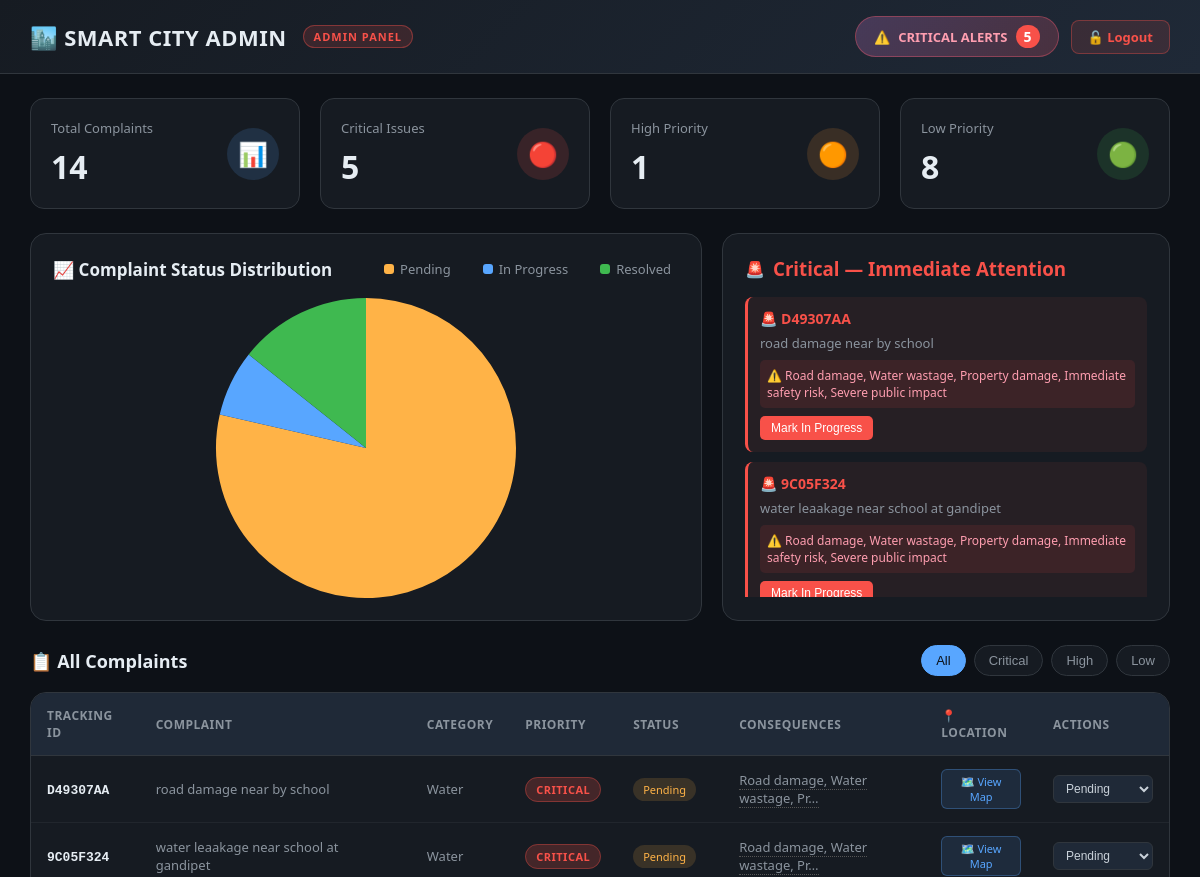
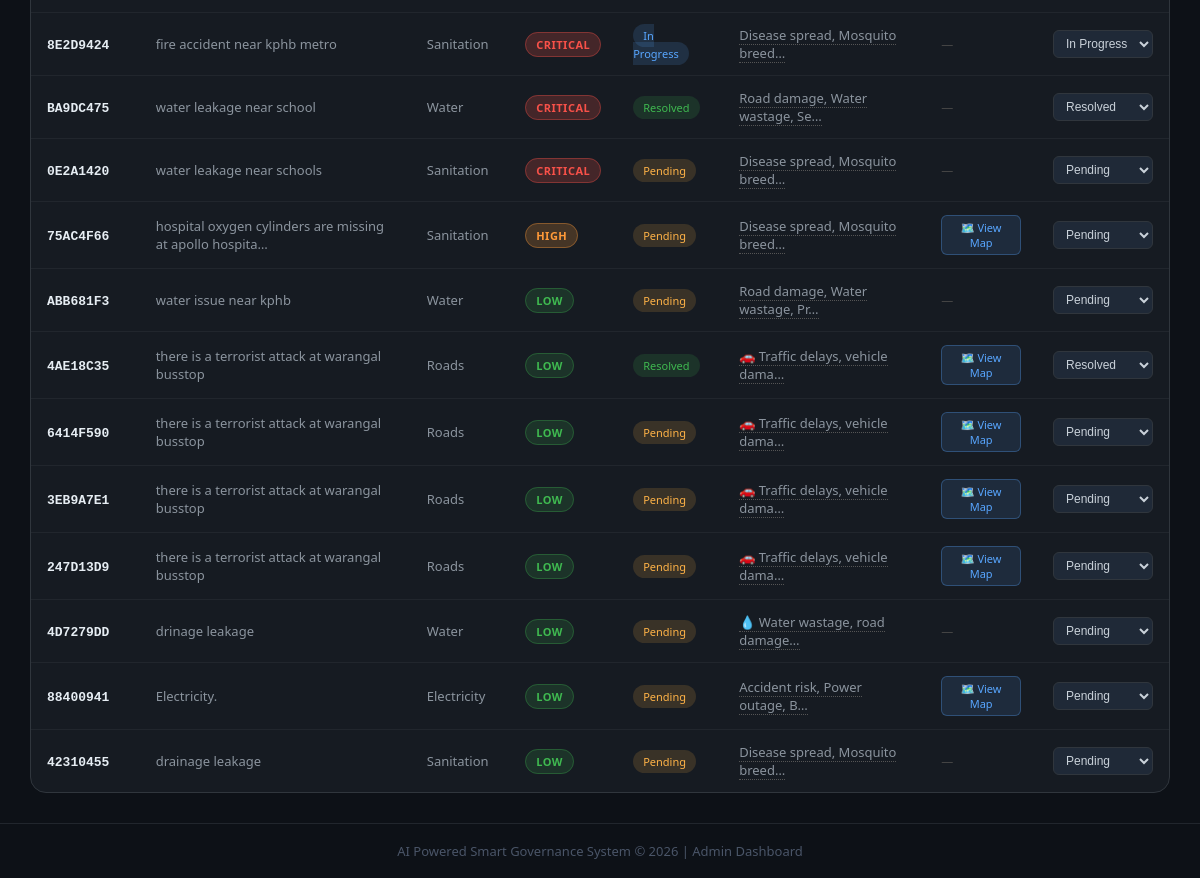
/admin (signed in), run on the app's committed database (2 pictures, top to bottom).
### tables this page shows
CREATE TABLE complaints(
    id INTEGER PRIMARY KEY AUTOINCREMENT,
    tracking_id TEXT,
    text TEXT,
    category TEXT,
    priority TEXT,
    consequences TEXT,
    latitude TEXT,
    longitude TEXT,
    status TEXT
, citizen_name TEXT DEFAULT '', citizen_phone TEXT DEFAULT '', citizen_email TEXT DEFAULT '', ward TEXT DEFAULT '', department TEXT DEFAULT 'Unassigned', image_path TEXT DEFAULT '', merge_id TEXT DEFAULT '', upvotes INTEGER DEFAULT 0, created_at TEXT, updated_at TEXT);

### app.py (the view)
@app.route("/admin")
def admin_dashboard():
    if not session.get("admin_logged_in"):
        return redirect("/admin/login")
    conn = sqlite3.connect("complaints.db")
    c = conn.cursor()
    c.execute("""
        SELECT * FROM complaints
        ORDER BY CASE priority
            WHEN 'CRITICAL' THEN 1
            WHEN 'HIGH' THEN 2
            ELSE 3
        END, id DESC
    """)
    data = c.fetchall()
    conn.close()
    return render_template("admin.html", data=data)

### templates/admin.html (shortened to what this page needs)
<!DOCTYPE html>
<html>
<head>
</head>
<body>
    <div class="header">
        <div class="header-left">
            <h1>🏙️ SMART CITY ADMIN</h1>
            <span class="admin-badge">ADMIN PANEL</span>
        </div>
        <div class="header-right">
            <div class="alert-banner" onclick="showCriticalAlerts()">
                <span>⚠️</span>
                <span>CRITICAL ALERTS</span>
                <span class="critical-count" id="criticalCount">0</span>
            </div>
            <a href="/admin/logout" class="logout-btn">🔓 Logout</a>
        </div>
    </div>
    <div class="stats-container">
        <div class="stat-card">
            <div class="stat-info">
                <h3>Total Complaints</h3>
                <div class="stat-number" id="totalComplaints">0</div>
            </div>
            <div class="stat-icon total-icon">📊</div>
        </div>
        <div class="stat-card">
            <div class="stat-info">
                <h3>Critical Issues</h3>
                <div class="stat-number" id="criticalStats">0</div>
            </div>
            <div class="stat-icon critical-icon">🔴</div>
        </div>
        <div class="stat-card">
            <div class="stat-info">
                <h3>High Priority</h3>
                <div class="stat-number" id="highStats">0</div>
            </div>
            <div class="stat-icon high-icon">🟠</div>
        </div>
        <div class="stat-card">
            <div class="stat-info">
                <h3>Low Priority</h3>
                <div class="stat-number" id="lowStats">0</div>
            </div>
            <div class="stat-icon low-icon">🟢</div>
        </div>
    </div>
    <div class="dashboard-content">
        <div class="chart-container">
            <div class="chart-header">
                <h2>📈 Complaint Status Distribution</h2>
                <div class="chart-legend">
                    <div class="legend-item" onclick="filterByStatus('pending')">
                        <div class="legend-color" style="background:#ffb347;"></div>
                        <span>Pending</span>
                    </div>
                    <div class="legend-item" onclick="filterByStatus('in-progress')">
                        <div class="legend-color" style="background:#58a6ff;"></div>
                        <span>In Progress</span>
                    </div>
                    <div class="legend-item" onclick="filterByStatus('resolved')">
                        <div class="legend-color" style="background:#3fb950;"></div>
                        <span>Resolved</span>
                    </div>
                </div>
            </div>
            <canvas id="statusChart" style="max-height:300px;"></canvas>
        </div>
        <div class="critical-alerts">
            <div class="alert-title">
                <span>🚨</span>
                <h3>Critical — Immediate Attention</h3>
            </div>
            <div class="alert-list" id="criticalAlertsList"></div>
        </div>
    </div>
    <div class="table-section">
        <div class="table-header">
            <h2>📋 All Complaints</h2>
            <div class="filter-buttons">
                <button class="filter-btn active" data-filter="all"      onclick="filterTable('all')">All</button>
                <button class="filter-btn"        data-filter="CRITICAL" onclick="filterTable('CRITICAL')">Critical</button>
                <button class="filter-btn"        data-filter="HIGH"     onclick="filterTable('HIGH')">High</button>
                <button class="filter-btn"        data-filter="LOW"      onclick="filterTable('LOW')">Low</button>
            </div>
        </div>
        <div class="table-container">
            <table id="complaintsTable">
                <thead>
                    <tr>
                        <th>Tracking ID</th>
                        <th>Complaint</th>
                        <th>Category</th>
                        <th>Priority</th>
                        <th>Status</th>
                        <th>Consequences</th>
                        <th>📍 Location</th>
                        <th>Actions</th>
                    </tr>
                </thead>
                <tbody id="tableBody">
                    {% for row in data %}
                    <tr data-priority="{{row[4]}}" data-status="{{row[8].lower().replace(' ', '-')}}">
                        <td><strong style="color:#e6edf3; font-family:monospace;">{{row[1]}}</strong></td>
                        <td>{{row[2][:55]}}{% if row[2]|length > 55 %}…{% endif %}</td>
                        <td>{{row[3]}}</td>
                        <td>
                            <span class="priority-badge priority-{{row[4]}}">{{row[4]}}</span>
                        </td>
                        <td>
                            <span class="status-badge status-{{row[8].lower().replace(' ', '-')}}">
                                {{row[8]}}
                            </span>
                        </td>
                        <td>
                            <span class="consequences-tooltip" data-consequences="{{row[5]}}">
                                {{row[5][:30]}}…
                            </span>
                        </td>
                        <td>
                            {% if row[6] and row[7] %}
                                <button class="map-link"
                                        onclick="openMapModal('{{row[6]}}','{{row[7]}}','{{row[1]}}')">
                                    🗺️ View Map
                                </button>
                            {% else %}
                                <span class="no-location">—</span>
                            {% endif %}
                        </td>
                        <td>
                            <select onchange="updateStatus('{{row[1]}}', this.value)">
                                <option value="Pending"     {% if row[8]=='Pending' %}selected{% endif %}>Pending</option>
                                <option value="In Progress" {% if row[8]=='In Progress' %}selected{% endif %}>In Progress</option>
                                <option value="Resolved"    {% if row[8]=='Resolved' %}selected{% endif %}>Resolved</option>
                            </select>
                        </td>
                    </tr>
                    {% endfor %}
                </tbody>
            </table>
        </div>
    </div>
    <div class="footer">
        AI Powered Smart Governance System © 2026 | Admin Dashboard
    </div>
</body>
</html>

### data on the page
complaints: tracking "D49307AA", text "road damage near by school", category "Water", priority "CRITICAL", status "Pending", consequences "Road damage, Water wastage, Pr", status+tracking "Pending"
complaints: tracking "9C05F324", text "water leaakage near school at gandipet", category "Water", priority "CRITICAL", status "Pending", consequences "Road damage, Water wastage, Pr", status+tracking "Pending"
complaints: tracking "8E2D9424", text "fire accident near kphb metro", category "Sanitation", priority "CRITICAL", status "In Progress", consequences "Disease spread, Mosquito breed", status+tracking "In Progress"
complaints: tracking "BA9DC475", text "water leakage near school", category "Water", priority "CRITICAL", status "Resolved", consequences "Road damage, Water wastage, Se", status+tracking "Resolved"
complaints: tracking "0E2A1420", text "water leakage near schools", category "Sanitation", priority "CRITICAL", status "Pending", consequences "Disease spread, Mosquito breed", status+tracking "Pending"
complaints: tracking "75AC4F66", text "hospital oxygen cylinders are missing at apollo hospita", category "Sanitation", priority "HIGH", status "Pending", consequences "Disease spread, Mosquito breed", status+tracking "Pending"
complaints: tracking "ABB681F3", text "water issue near kphb", category "Water", priority "LOW", status "Pending", consequences "Road damage, Water wastage, Pr", status+tracking "Pending"
complaints: tracking "4AE18C35", text "there is a terrorist attack at warangal busstop", category "Roads", priority "LOW", status "Resolved", consequences "🚗 Traffic delays, vehicle dama", status+tracking "Resolved"
complaints: tracking "6414F590", text "there is a terrorist attack at warangal busstop", category "Roads", priority "LOW", status "Pending", consequences "🚗 Traffic delays, vehicle dama", status+tracking "Pending"
complaints: tracking "3EB9A7E1", text "there is a terrorist attack at warangal busstop", category "Roads", priority "LOW", status "Pending", consequences "🚗 Traffic delays, vehicle dama", status+tracking "Pending"
complaints: tracking "247D13D9", text "there is a terrorist attack at warangal busstop", category "Roads", priority "LOW", status "Pending", consequences "🚗 Traffic delays, vehicle dama", status+tracking "Pending"
complaints: tracking "4D7279DD", text "drinage leakage", category "Water", priority "LOW", status "Pending", consequences "💧 Water wastage, road damage", status+tracking "Pending"
complaints: tracking "88400941", text "Electricity.", category "Electricity", priority "LOW", status "Pending", consequences "Accident risk, Power outage, B", status+tracking "Pending"
complaints: tracking "42310455", text "drainage leakage", category "Sanitation", priority "LOW", status "Pending", consequences "Disease spread, Mosquito breed", status+tracking "Pending"
